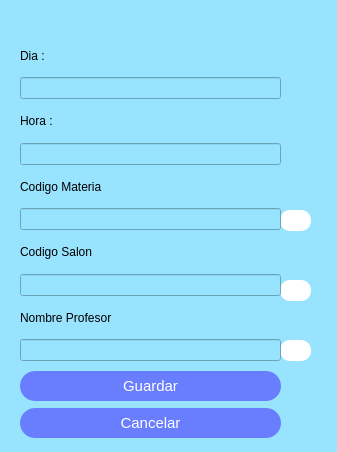
<?xml version="1.0" encoding="UTF-8"?>
<ui version="4.0">
 <class>Dialog</class>
 <widget class="QDialog" name="Dialog">
  <property name="geometry">
   <rect>
    <x>0</x>
    <y>0</y>
    <width>337</width>
    <height>452</height>
   </rect>
  </property>
  <property name="windowTitle">
   <string>Dialog</string>
  </property>
  <property name="styleSheet">
   <string notr="true">background-color:rgb(152, 228, 255);</string>
  </property>
  <widget class="QPushButton" name="bt_codigoMat">
   <property name="geometry">
    <rect>
     <x>280</x>
     <y>210</y>
     <width>31</width>
     <height>21</height>
    </rect>
   </property>
   <property name="styleSheet">
    <string notr="true">background-color:white;
border-radius:10px;</string>
   </property>
   <property name="text">
    <string/>
   </property>
   <property name="icon">
    <iconset>
     <normaloff>imagenes/baseline-search.png</normaloff>imagenes/baseline-search.png</iconset>
   </property>
  </widget>
  <widget class="QPushButton" name="bt_codigoSalon">
   <property name="geometry">
    <rect>
     <x>280</x>
     <y>280</y>
     <width>31</width>
     <height>21</height>
    </rect>
   </property>
   <property name="styleSheet">
    <string notr="true">background-color:white;
border-radius:10px;</string>
   </property>
   <property name="text">
    <string/>
   </property>
   <property name="icon">
    <iconset>
     <normaloff>imagenes/baseline-search.png</normaloff>imagenes/baseline-search.png</iconset>
   </property>
  </widget>
  <widget class="QPushButton" name="bt_CedulaProf">
   <property name="geometry">
    <rect>
     <x>280</x>
     <y>340</y>
     <width>31</width>
     <height>21</height>
    </rect>
   </property>
   <property name="styleSheet">
    <string notr="true">background-color:white;
border-radius:10px;</string>
   </property>
   <property name="text">
    <string/>
   </property>
   <property name="icon">
    <iconset>
     <normaloff>imagenes/baseline-search.png</normaloff>imagenes/baseline-search.png</iconset>
   </property>
  </widget>
  <widget class="QWidget" name="">
   <property name="geometry">
    <rect>
     <x>20</x>
     <y>370</y>
     <width>261</width>
     <height>71</height>
    </rect>
   </property>
   <layout class="QVBoxLayout" name="verticalLayout_2">
    <item>
     <widget class="QPushButton" name="boton_guardar">
      <property name="minimumSize">
       <size>
        <width>50</width>
        <height>30</height>
       </size>
      </property>
      <property name="styleSheet">
       <string notr="true">border-radius:15px;
color:white;
font-size:15px;
background-color: rgb(104, 126, 255);</string>
      </property>
      <property name="text">
       <string>Guardar</string>
      </property>
     </widget>
    </item>
    <item>
     <widget class="QPushButton" name="boton_cancelar">
      <property name="minimumSize">
       <size>
        <width>50</width>
        <height>30</height>
       </size>
      </property>
      <property name="styleSheet">
       <string notr="true">border-radius:15px;
color:white;
font-size:15px;
background-color: rgb(104, 126, 255);</string>
      </property>
      <property name="text">
       <string>Cancelar</string>
      </property>
     </widget>
    </item>
   </layout>
  </widget>
  <widget class="QWidget" name="">
   <property name="geometry">
    <rect>
     <x>20</x>
     <y>40</y>
     <width>261</width>
     <height>321</height>
    </rect>
   </property>
   <layout class="QVBoxLayout" name="verticalLayout">
    <item>
     <widget class="QLabel" name="label">
      <property name="text">
       <string>Dia :</string>
      </property>
     </widget>
    </item>
    <item>
     <widget class="QLineEdit" name="input_dia"/>
    </item>
    <item>
     <widget class="QLabel" name="label_2">
      <property name="text">
       <string>Hora :</string>
      </property>
     </widget>
    </item>
    <item>
     <widget class="QLineEdit" name="input_hora"/>
    </item>
    <item>
     <widget class="QLabel" name="label_3">
      <property name="text">
       <string>Codigo Materia</string>
      </property>
     </widget>
    </item>
    <item>
     <widget class="QLineEdit" name="input_materia"/>
    </item>
    <item>
     <widget class="QLabel" name="label_4">
      <property name="text">
       <string>Codigo Salon</string>
      </property>
     </widget>
    </item>
    <item>
     <widget class="QLineEdit" name="input_salon"/>
    </item>
    <item>
     <widget class="QLabel" name="label_5">
      <property name="text">
       <string>Nombre Profesor</string>
      </property>
     </widget>
    </item>
    <item>
     <widget class="QLineEdit" name="input_profesor"/>
    </item>
   </layout>
  </widget>
 </widget>
 <resources/>
 <connections/>
</ui>
